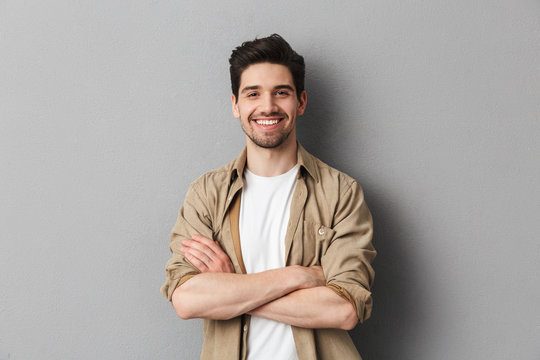
#> input picture assets/man_pic.jpg, 540 x 360 px, found by its file name
$ python face_detection.py
#> lines starting #> are read from the running program, lines starting #| are printed output that depends on the picture; after the words box and inside, x2 and y2 are one past the last pixel; in counts of white or black regions, pixels touching at a corner belong together
import cv2

# Face recognition using Haar Cascade
face_cascade = cv2.CascadeClassifier(cv2.data.haarcascades + 'haarcascade_frontalface_default.xml')
img = cv2.imread('man_pic.jpg')
#> img is the input picture: shape (360, 540, 3); mean B, G, R 161.4, 165.7, 172
if img is None:
    print("nothing found!!!")
    exit()

gray = cv2.cvtColor(img, cv2.COLOR_BGR2GRAY)
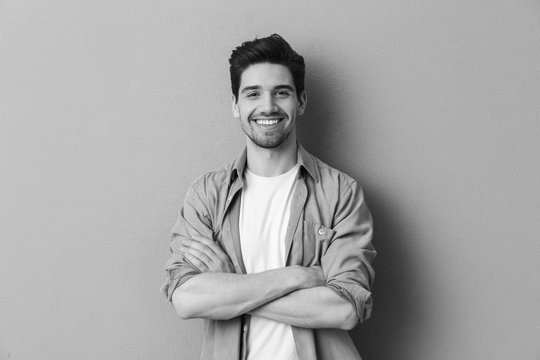
#> gray: shape (360, 540); min 0, max 255, mean 167.1
faces = face_cascade.detectMultiScale(gray, scaleFactor=1.1, minNeighbors=5)
#> faces = [[228, 63, 77, 77]]

# Draw a rectangle around the faces
for (x, y, w, h) in faces:
    cv2.rectangle(img, (x, y), (x+w, y+h), (255, 0, 0), 2)
#> this loop made 1 pass
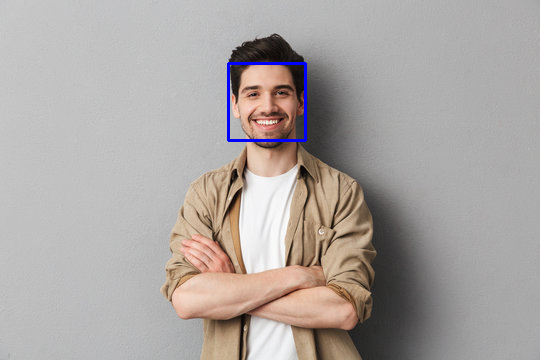
#> img: shape (360, 540, 3); 0.47% of pixels changed, all inside (x1, y1, x2, y2) = (227, 62, 307, 142)

# show and save the result
cv2.imshow('Faces', img)
cv2.waitKey(0)
cv2.destroyAllWindows()
cv2.imwrite('faces_detected.jpg', img)
